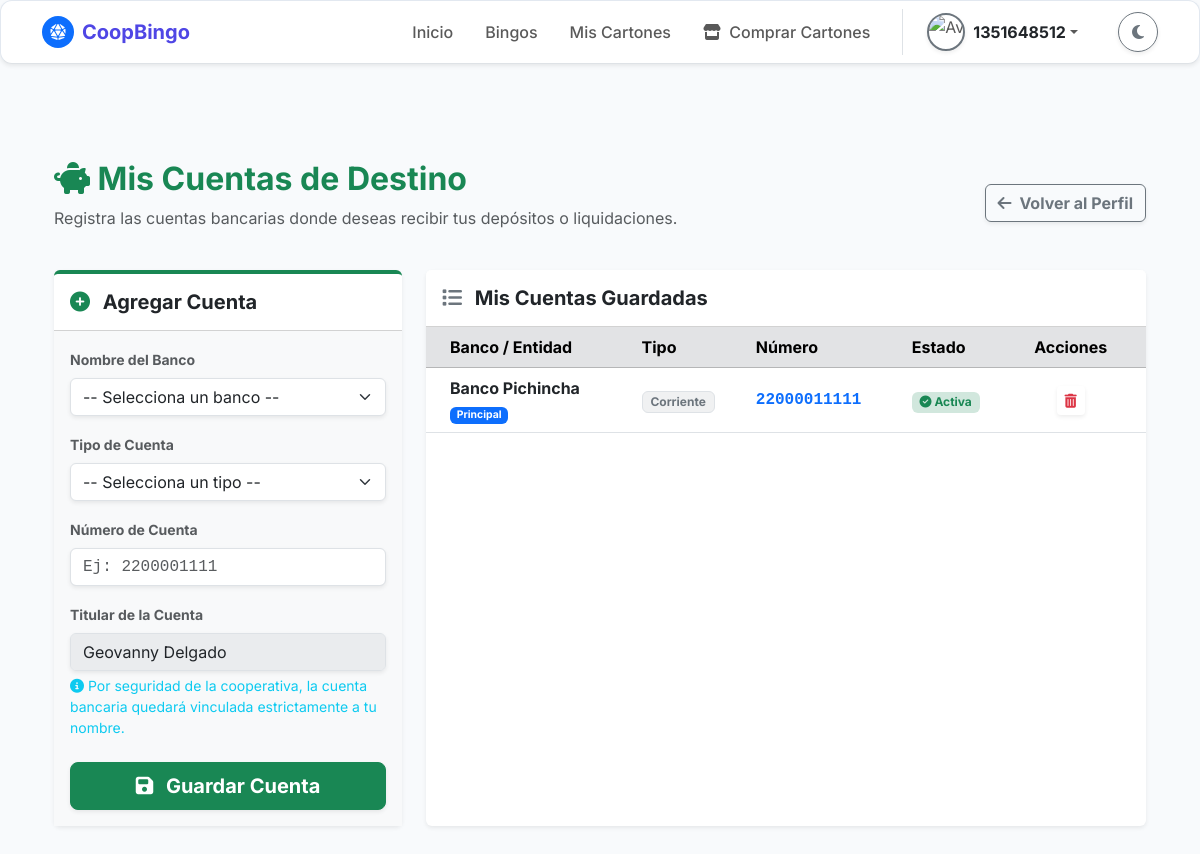
Page /mi-cuenta/bancaria/ (signed in) on the committed database.
### bingo/models.py (models this page shows, shortened)
class Socio(models.Model):
    SEXO_CHOICES = [
        ('H', 'Hombre'),
        ('M', 'Mujer'),
    ]
    ESTADO_CHOICES = [
        ('Activo', 'Activo'),
        ('Pendiente', 'Pendiente'),
        ('Inactivo', 'Inactivo'),
    ]
    idsocio = models.AutoField(primary_key=True)
    idtiposocio = models.ForeignKey(
        'TipoSocio',
        on_delete=models.PROTECT,
        db_column='idtiposocio',
        verbose_name="Tipo de Socio"
    )
    primernombresocio = models.CharField(max_length=40, verbose_name="Primer Nombre")
    segundonombresocio = models.CharField(max_length=40, null=True, blank=True, verbose_name="Segundo Nombre")
    primerapellidosocio = models.CharField(max_length=40, verbose_name="Primer Apellido")
    segundoapellidosocio = models.CharField(max_length=40, verbose_name="Segundo Apellido")
    nacionalidad = models.CharField(max_length=50, default='Ecuatoriana', verbose_name="Nacionalidad")
    correosocio = models.EmailField(max_length=200, unique=True, null=True, blank=True, verbose_name="Correo Electrónico")
    cisocio = models.CharField(
        max_length=10,
        unique=True,
        validators=[validar_cedula_ecuatoriana], # AQUÍ ESTÁ LA MAGIA
        verbose_name="Cédula de Identidad"
    )
    foto_cedula_frontal = models.ImageField(upload_to='media/socio/cedula/frontal/', null=True, blank=True, verbose_name="Foto Cédula Frontal")
    foto_cedula_trasera = models.ImageField(upload_to='media/socio/cedula/trasera/', null=True, blank=True, verbose_name="Foto Cédula Trasera")
    fotosocio = models.ImageField(
        upload_to='media/socio/foto/',
        null=True,
        blank=True,
        verbose_name="Avatar/Foto"
    )
    fechanacimientosocio = models.DateField(
        validators=[validarfechanacimiento],
        verbose_name="Fecha de Nacimiento",
        help_text="El socio no puede ser mayor de 100 años ni haber nacido en el futuro."
    )
    telefonopersonalsocio = models.CharField(max_length=10, verbose_name="Teléfono Personal")
    telefonotrabajosocio = models.CharField(max_length=25, null=True, blank=True, verbose_name="Teléfono Trabajo")
    direcciondomiciliosocio = models.CharField(max_length=255, verbose_name="Dirección Domicilio")
    direcciontrabajosocio = models.CharField(max_length=255, null=True, blank=True, verbose_name="Dirección Trabajo")
    sexosocio = models.CharField(
        max_length=1,
        choices=SEXO_CHOICES,
        null=True,
        blank=True,
        verbose_name="Sexo"
    )
    estadosocio = models.CharField(
        max_length=10,
        choices=ESTADO_CHOICES,
        default='Activo',
        verbose_name="Estado"
    )
    class Meta:
        db_table = 'Socio'
        verbose_name = 'Socio'
        verbose_name_plural = 'Socios'

class CuentaBancaria(models.Model):
    TIPO_CUENTA_CHOICES = [
        ('Ahorro', 'Ahorro'),
        ('Corriente', 'Corriente'),
    ]
    ESTADO_CUENTA_CHOICES = [
        ('Activo', 'Activo'),
        ('Inactivo', 'Inactivo'),
    ]
    idcuentabancaria = models.AutoField(primary_key=True)
    idsocio = models.ForeignKey(
        'Socio',
        on_delete=models.PROTECT,
        db_column='idsocio',
        verbose_name="Socio Titular"
    )
    nombrebanco = models.CharField(max_length=100, verbose_name="Nombre del Banco")
    numerocuenta = models.CharField(max_length=30, unique=True, verbose_name="Número de Cuenta")
    tipocuenta = models.CharField(
        max_length=20,
        choices=TIPO_CUENTA_CHOICES,
        verbose_name="Tipo de Cuenta"
    )
    esprincipal = models.BooleanField(
        default=False,
        verbose_name="¿Es cuenta principal?"
    )
    fecharegistro = models.DateTimeField(
        auto_now_add=True,
        verbose_name="Fecha de Registro"
    )
    estadocuenta = models.CharField(
        max_length=10,
        choices=ESTADO_CUENTA_CHOICES,
        default='Activo',
        verbose_name="Estado de la Cuenta"
    )
    class Meta:
        db_table = 'CuentaBancaria'
        verbose_name = 'Cuenta Bancaria'
        verbose_name_plural = 'Cuentas Bancarias'
        constraints = [
            models.UniqueConstraint(
                fields=['idsocio'],
                condition=Q(esprincipal=True),
                name='uq_cuentabancaria_esprincipal_por_socio'
            )
        ]

### bingo/views.py (the view, shortened to what this page needs)
# urls.py: path('mi-cuenta/bancaria/', views.cuenta_bancaria, name='cuenta_bancaria'),
@login_required
def cuenta_bancaria(request):
    socio = Socio.objects.filter(cisocio=request.user.username).first()
    es_socio = True if socio and socio.estadosocio in ['Activo', 'Active'] else False
    cuentas = CuentaBancaria.objects.filter(idsocio=socio) if socio else []
    contexto = {
        'socio': socio,
        'es_socio': es_socio,
        'cuentas': cuentas
    }
    return render(request, 'cuentas/cuenta_bancaria.html', contexto)

### bingo/templates/cuentas/cuenta_bancaria.html (shortened to what this page needs)
{% extends 'comunes/base.html' %}
{% load static %}
{% block content %}
<div class="container mt-5 mb-5">
    <div class="row mb-4">
        <div class="col-12 d-flex justify-content-between align-items-center flex-wrap">
            <div>
                <h2 class="mb-2 text-success fw-bold"><i class="fas fa-piggy-bank"></i> Mis Cuentas de Destino</h2>
                <p class="text-muted">Registra las cuentas bancarias donde deseas recibir tus depósitos o liquidaciones.</p>
            </div>
            <div class="text-end">
                <a href="{% url 'perfil' %}" class="btn btn-outline-secondary shadow-sm fw-bold">
                    <i class="fas fa-arrow-left me-1"></i> Volver al Perfil
                </a>
            </div>
        </div>
    </div>
    <div class="row g-4">
        <div class="col-lg-4">
            <div class="card shadow-sm border-0 border-top border-success border-4 h-100">
                <div class="card-header bg-body py-3">
                    <h5 class="card-title mb-0 fw-bold"><i class="fas fa-plus-circle text-success me-2"></i> Agregar Cuenta</h5>
                </div>
                <div class="card-body bg-body-tertiary">
                    {% if not es_socio %}
                        <div class="text-center py-4">
                            <i class="fas fa-lock fa-3x text-muted mb-3 opacity-50"></i>
                            <h6 class="fw-bold text-muted">Acceso Restringido</h6>
                            <p class="small text-muted mb-0">Solo los <strong>socios activos</strong> de la cooperativa pueden registrar cuentas bancarias para recibir depósitos.</p>
                        </div>
                    {% else %}
                        <form method="POST" action="{% url 'cuenta_bancaria' %}">
                            <div class="mb-3">
                                <label class="form-label fw-bold small text-muted">Nombre del Banco</label>
                                <select class="form-select shadow-sm bg-body border" name="nombrebanco" required>
                                    <option value="" disabled selected>-- Selecciona un banco --</option>
                                </select>
                            </div>
                            <div class="mb-3">
                                <label class="form-label fw-bold small text-muted">Tipo de Cuenta</label>
                                <select class="form-select shadow-sm" name="tipocuenta" required>
                                    <option value="" disabled selected>-- Selecciona un tipo --</option>
                                </select>
                            </div>
                            <div class="mb-3">
                                <label class="form-label fw-bold small text-muted">Número de Cuenta</label>
                                <input type="text" class="form-control shadow-sm font-monospace" name="numerocuenta" placeholder="Ej: 2200001111" required>
                            </div>
                            <div class="mb-4">
                                <label class="form-label fw-bold small text-muted">Titular de la Cuenta</label>
                                <input type="text" class="form-control shadow-sm bg-secondary bg-opacity-10" value="{{ socio.primernombresocio }} {{ socio.primerapellidosocio }}" disabled readonly>
                                <div class="form-text mt-1 text-info small">
                                    <i class="fas fa-info-circle"></i> Por seguridad de la cooperativa, la cuenta bancaria quedará vinculada estrictamente a tu nombre.
                                </div>
                            </div>
                            <button type="submit" class="btn btn-success btn-lg w-100 fw-bold shadow-sm">
                                <i class="fas fa-save me-2"></i> Guardar Cuenta
                            </button>
                        </form>
                    {% endif %}
                </div>
            </div>
        </div>
        <div class="col-lg-8">
            <div class="card shadow-sm border-0 h-100">
                <div class="card-header bg-body py-3">
                    <h5 class="card-title mb-0 fw-bold"><i class="fas fa-list text-secondary me-2"></i> Mis Cuentas Guardadas</h5>
                </div>
                <div class="card-body p-0">
                    <div class="table-responsive" style="max-height: 500px; overflow-y: auto;">
                        <table class="table table-hover align-middle mb-0">
                            <thead class="table-secondary sticky-top">
                                <tr>
                                    <th class="ps-4">Banco / Entidad</th>
                                    <th>Tipo</th>
                                    <th>Número</th>
                                    <th>Estado</th>
                                    <th class="text-center pe-4">Acciones</th>
                                </tr>
                            </thead>
                            <tbody>
                                {% for cuenta in cuentas %}
                                <tr>
                                    <td class="ps-4 fw-bold text-body">
                                        {{ cuenta.nombrebanco }}
                                        {% if cuenta.esprincipal %}
                                            <br><span class="badge bg-primary mt-1" style="font-size: 0.65rem;">Principal</span>
                                        {% endif %}
                                    </td>
                                    <td>
                                        <span class="badge bg-secondary bg-opacity-10 text-secondary border">
                                            {{ cuenta.tipocuenta }}
                                        </span>
                                    </td>
                                    <td class="font-monospace fw-bold text-primary">{{ cuenta.numerocuenta }}</td>
                                    <td>
                                        {% if cuenta.estadocuenta == 'Activo' %}
                                            <span class="badge bg-success-subtle text-success"><i class="fas fa-check-circle"></i> Activa</span>
                                        {% else %}
                                            <span class="badge bg-danger-subtle text-danger"><i class="fas fa-times-circle"></i> Inactiva</span>
                                        {% endif %}
                                    </td>
                                    <td class="text-center pe-4">
                                        <form method="POST" action="{% url 'cuenta_bancaria' %}" class="m-0">
                                            <button type="submit" class="btn btn-sm btn-outline-danger shadow-sm border-0"
                                                    onclick="return confirm('¿Estás seguro de eliminar esta cuenta bancaria?');"
                                                    title="Eliminar">
                                                <i class="fas fa-trash-alt"></i>
                                            </button>
                                        </form>
                                    </td>
                                </tr>
                                {% endfor %}
                            </tbody>
                        </table>
                    </div>
                </div>
            </div>
        </div>
    </div>
</div>
{% endblock %}

### bingo/templates/comunes/navbar.html (shortened to what this page needs)
{% load static %}
<nav class="navbar navbar-expand-lg border-bottom card-minimalista mb-4 shadow-sm">
    <div class="container">
        <a class="navbar-brand fw-bold d-flex align-items-center" href="{% url 'inicio' %}" style="color: var(--color-primario);">
            <div class="rounded-circle bg-primary d-flex align-items-center justify-content-center me-2" style="width: 32px; height: 32px;">
                <i class="fas fa-dice-d20 text-white" style="font-size: 16px;"></i>
            </div>
            <span>CoopBingo</span>
        </a>
        <div class="collapse navbar-collapse" id="navPrincipal">
            <ul class="navbar-nav ms-auto align-items-center">
                <li class="nav-item">
                    <a class="nav-link px-3 fw-medium" href="{% url 'inicio' %}">Inicio</a>
                </li>
                <li class="nav-item">
                        <a class="nav-link px-3 fw-medium" href="{% url 'bingo' %}">Bingos</a>
                </li>
                {% if user.is_authenticated %}
                    <li class="nav-item">
                        <a class="nav-link px-3 fw-medium" href="{% url 'mis_cartones' %}">Mis Cartones</a>
                    </li>
                    <li class="nav-item">
                        <a class="nav-link px-3 fw-medium" href="{% url 'venta_cartones' %}">
                            <i class="fas fa-store me-1"></i> Comprar Cartones
                        </a>
                    </li>
                    <li class="nav-item dropdown ms-lg-3 ps-lg-3 border-start-lg">
                        <a class="nav-link dropdown-toggle d-flex align-items-center py-1" href="#" id="userDropdown" role="button" data-bs-toggle="dropdown" aria-expanded="false">
                            {% if request.session.avatar_url %}
                                <img src="{{ request.session.avatar_url }}" alt="Avatar" class="rounded-circle object-fit-cover me-2 border border-2 border-primary shadow-sm" style="width: 38px; height: 38px;">
                            {% else %}
                                <img src="{% static 'img/default_avatar.png' %}" alt="Avatar" class="rounded-circle object-fit-cover me-2 border border-2 border-secondary shadow-sm" style="width: 38px; height: 38px;">
                            {% endif %}
                            <span class="fw-bold text-body">{{ request.session.user_nombre|default:user.first_name }}</span>
                        </a>
                    </li>
                {% endif %}
                <li class="nav-item ms-lg-3 ps-lg-3 mt-3 mt-lg-0 pt-3 pt-lg-0">
                    <button class="btn btn-outline-secondary rounded-circle shadow-sm d-flex justify-content-center align-items-center" id="themeToggle" style="width: 40px; height: 40px;">
                        <i class="fas fa-moon" id="themeIcon"></i>
                    </button>
                </li>
            </ul>
        </div>
    </div>
</nav>

### bingo/static/css/base.css (style rules this page uses)
:root { --bg-principal: #f8fafc; --bg-tarjetas: #ffffff; --texto-principal: #1e293b; --texto-secundario: #64748b; --color-primario: #4f46e5; --color-primario-hover: #4338ca; --borde-suave: 1px solid #e2e8f0; --sombra-minimalista: 0 4px 6px -1px rgba(0, 0, 0, 0.05), 0 2px 4px -1px rgba(0, 0, 0, 0.03); }
body { background-color: var(--bg-principal); color: var(--texto-principal); font-family: 'Inter', sans-serif; transition: background-color 0.3s ease, color 0.3s ease; -webkit-font-smoothing: antialiased; }
.card-minimalista { background-color: var(--bg-tarjetas); border: var(--borde-suave); border-radius: 12px; box-shadow: var(--sombra-minimalista); transition: transform 0.2s ease, box-shadow 0.2s ease, background-color 0.3s ease; }
.nav-link { transition: color 0.3s ease; }

### bingo/templates/comunes/navbar.html (style rules this page uses)
@media (min-width: 992px) { .border-start-lg { border-left: 1px solid var(--bs-border-color) !important; } }

### rows in the picture
Socio: primernombresocio "Geovanny Delgado"
CuentaBancaria: nombrebanco "Banco Pichincha", esprincipal "Principal", tipocuenta "Corriente", numerocuenta "22000011111", estadocuenta "Activo" (drawn)

### other values in the picture
{{ request.session.user_nombre|default:user.first_name }} "1351648512"
